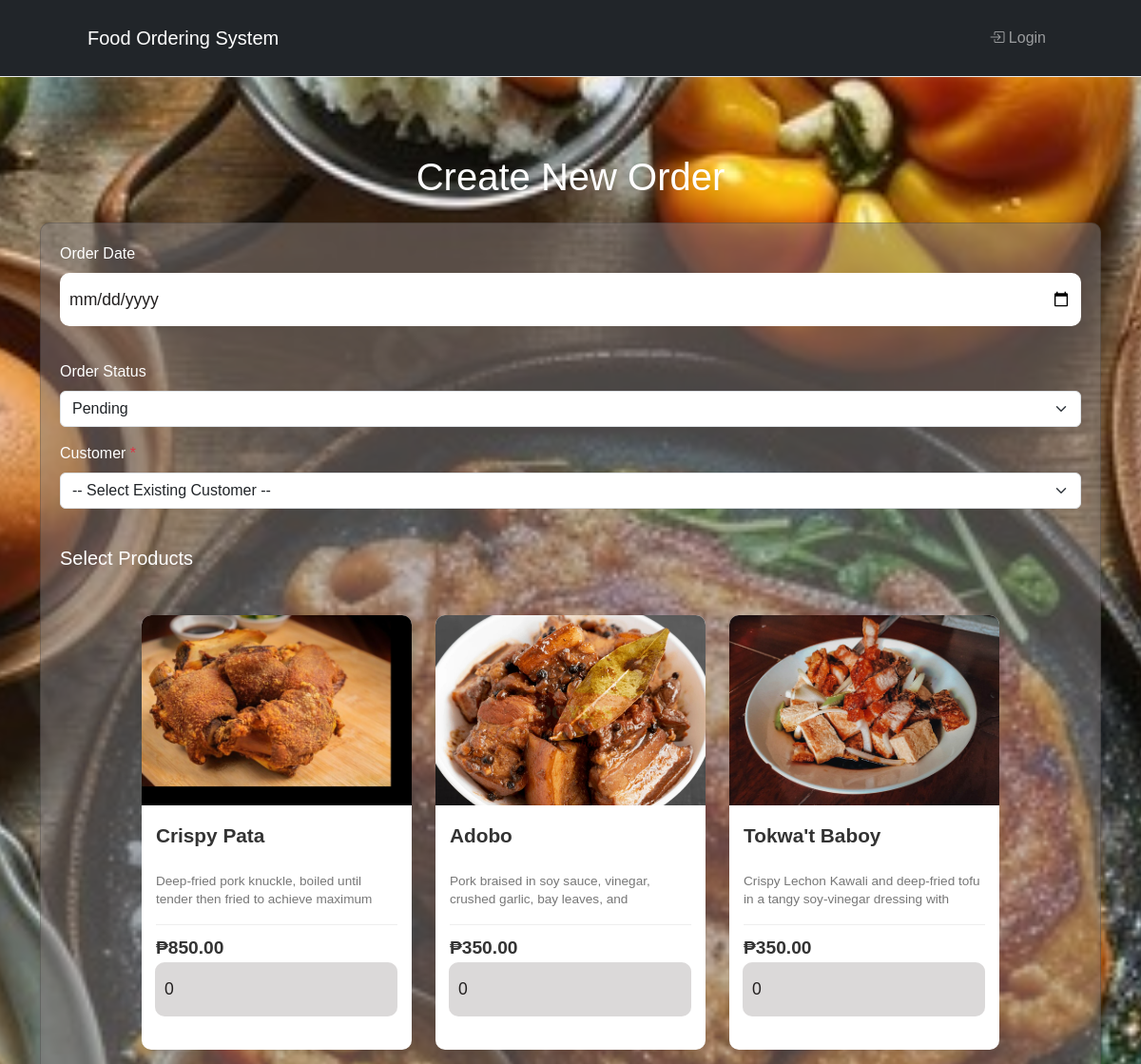
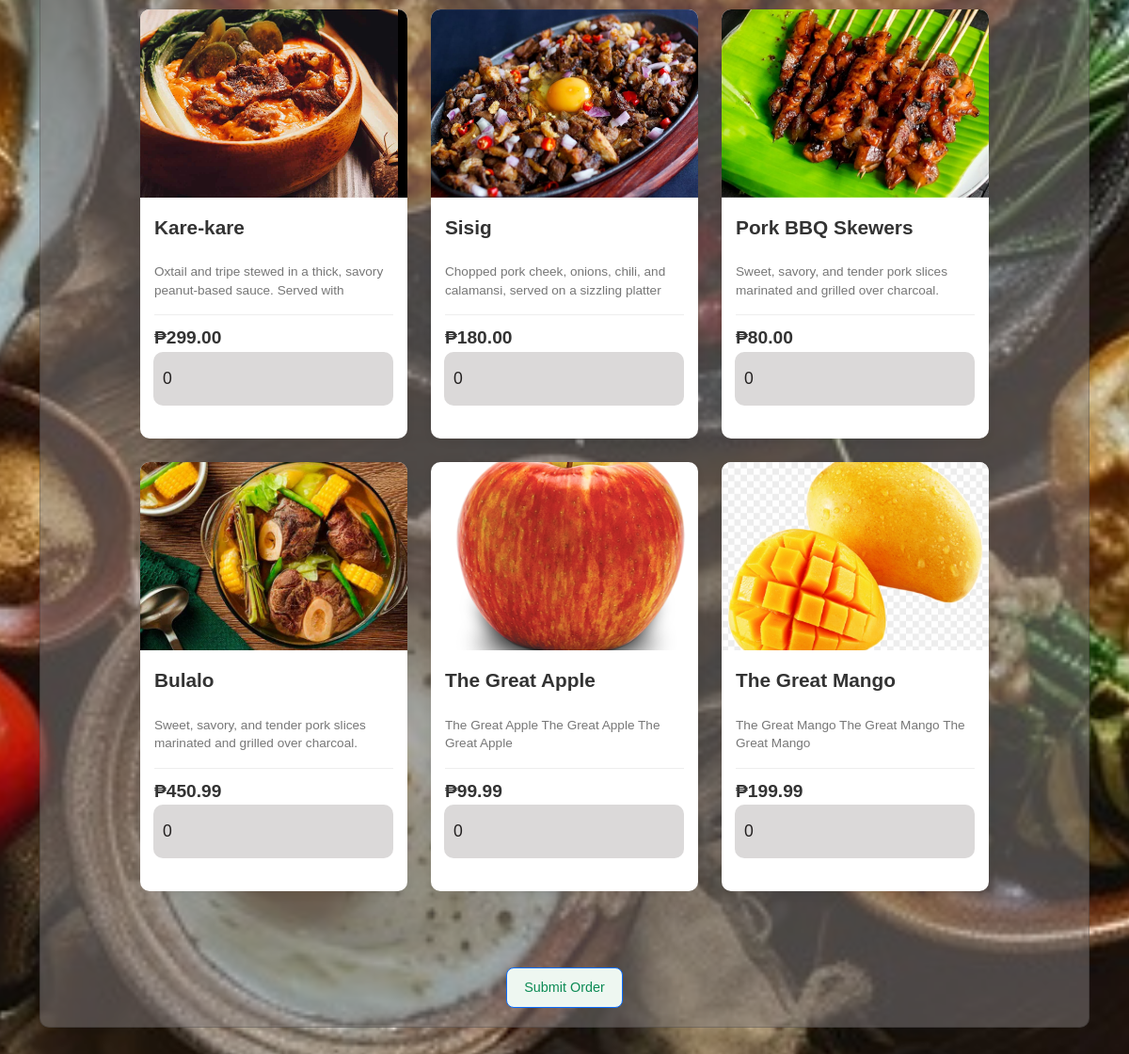
The app's page /add_order with its own data (2 pictures, top to bottom).
### tables this page shows
CREATE TABLE products (
                id INTEGER PRIMARY KEY AUTOINCREMENT,
                name TEXT NOT NULL,
                description TEXT NOT NULL,
                price REAL NOT NULL,
                image_url TEXT
            );

### app.py (the view, shortened to what this page needs)
@app.route("/add_order", methods=["GET", "POST"])
def add_order():
    conn = sqlite3.connect(DB_NAME)
    c = conn.cursor()
    c.execute("SELECT * FROM products")
    products = c.fetchall()
    c.execute("SELECT * FROM users WHERE role=2")
    customers = c.fetchall()
    conn.close()
    return render_template("add_order.html", products=products, customers=customers)

### templates/add_order.html (shortened to what this page needs)
{% extends "base.html" %}
{% block content %}
<div class="container mt-5 mb-5">
  <h1 style="text-align: center; color: #fff;" class="mb-4">Create New Order</h1>
  <form method="POST" class="card" id="orderForm">
    <div class="mb-3">
        <label class="form-label">Order Date</label>
        <div class="input-group" onclick="document.getElementById('order_date').showPicker()">
            <input style="background: #fff;" type="date" id="order_date" name="order_date" class="form-control" required>
        </div>
    </div>
    <div class="mb-3">
      <label for="order_status" class="form-label">Order Status</label>
      <select name="order_status" id="order_status" class="form-select">
        <option value="Pending">Pending</option>
      </select>
    </div>
    <div class="mb-3">
      <label for="customer_id" class="form-label">Customer <span class="text-danger">*</span></label>
      <select id="customer_id" name="customer_id" class="form-select" onchange="toggleNewCustomer()" required>
          <option value="" disabled selected>-- Select Existing Customer --</option>
      </select>
    </div>
    <h5 class="mt-4">Select Products</h5>
    <div class="menu-grid-container">
      {% for product in products %}
        <div class="menu-item">
          <div class="item-header">
            <img src="{{ url_for('static', filename='img/' + product[4]) }}" alt="{{ product[1] }}">
          </div>
          <div class="item-body">
            <h3>{{ product[1] }}</h3>
            <p class="description">
              {{ product[2] }}
            </p>
            <div class="item-footer">
              <span class="price">₱{{ "%.2f"|format(product[3]) }}</span>
            </div>
            <div class="input-group">
              <input type="number" name="quantity[]" min="0" value="0" class="form-control" placeholder="Qty">
            </div>
          </div>
        </div>
      {% endfor %}
    </div>
    <center>
      <button type="submit" class="btn btn-primary mt-3">Submit Order</button>
    </center>
  </form>
</div>
{% endblock %}

### static/style.css (style rules this page uses)
body { margin: 0; font-family: Arial, sans-serif; display: flex; justify-content: center; align-items: center; min-height: 100vh; background-image: url('img/background.jpg'); background-size: cover; background-position: center; background-repeat: no-repeat; background-attachment: fixed; color: #fff; / }
.card { background-color: rgba(131, 126, 126, 0.5); padding: 20px; color: white; border-radius: 10px; }
.input-group { margin-bottom: 20px; }
.input-group input { width: calc(100% - 20px); padding: 15px 10px; border: none; background: rgba(107, 95, 95, 0.238); border-radius: 10px; border-top-left-radius: 10px !important; border-bottom-left-radius: 10px !important; color: #232020; font-size: 1.1em; outline: none; transition: background 0.3s ease; }
.input-group input::placeholder { color: rgba(31, 9, 9, 0.7); }
p { margin-top: 25px; font-size: 1em; }
* { margin: 0; padding: 0; box-sizing: border-box; }
body { font-family: 'Poppins', sans-serif; display: flex; flex-direction: column; align-items: center; color: #333; width: 100%; }
.menu-grid-container { display: grid; grid-template-columns: repeat(3, 1fr); grid-template-rows: repeat(4, auto); gap: 25px; padding: 40px 8%; width: 100%; justify-items: center; }
.menu-item { background-color: #ffffff; border-radius: 10px; box-shadow: 0 4px 10px rgba(0, 0, 0, 0.05); overflow: hidden; width: 100%; max-width: 300px; transition: transform 0.2s; }
.item-header { position: relative; line-height: 0; }
.menu-item img { width: 100%; height: 200px; object-fit: cover; }
.item-body { padding: 15px; }
.item-body h3 { font-size: 1.3em; font-weight: 600; color: #333; margin-bottom: 5px; }
.description { font-size: 0.85em; color: #777; margin-bottom: 15px; line-height: 1.4; height: 40px; overflow: hidden; }
.item-footer { display: flex; justify-content: space-between; align-items: center; padding-top: 10px; border-top: 1px solid #eee; }
.price { font-size: 1.2em; font-weight: bold; color: #333; }
body::before { content: ""; display: block; height: 90px; }
.btn { background: #eef7f1; padding: 10px 18px; border-radius: 8px; font-size: 0.9em; color: #0c8b55; display: block; align-items: center; gap: 8px; font-weight: 500; }

### records on screen
products: image_url (picture), name "Crispy Pata", description "Deep-fried pork knuckle, boiled until tender then fried to achieve maximum…", price "850.00"
products: image_url (picture), name "Adobo", description "Pork braised in soy sauce, vinegar, crushed garlic, bay leaves, and…", price "350.00"
products: image_url (picture), name "Tokwa't Baboy", description "Crispy Lechon Kawali and deep-fried tofu in a tangy soy-vinegar dressing with…", price "350.00"
products: image_url (picture), name "Kare-kare", description "Oxtail and tripe stewed in a thick, savory peanut-based sauce. Served with…", price "299.00"
products: image_url (picture), name "Sisig", description "Chopped pork cheek, onions, chili, and calamansi, served on a sizzling platter…", price "180.00"
products: image_url (picture), name "Pork BBQ Skewers", description "Sweet, savory, and tender pork slices marinated and grilled over charcoal.…", price "80.00"
products: image_url (picture), name "Bulalo", description "Sweet, savory, and tender pork slices marinated and grilled over charcoal.…", price "450.99"
products: image_url (picture), name "The Great Apple", description "The Great Apple The Great Apple The Great Apple", price "99.99"
products: image_url (picture), name "The Great Mango", description "The Great Mango The Great Mango The Great Mango", price "199.99"
